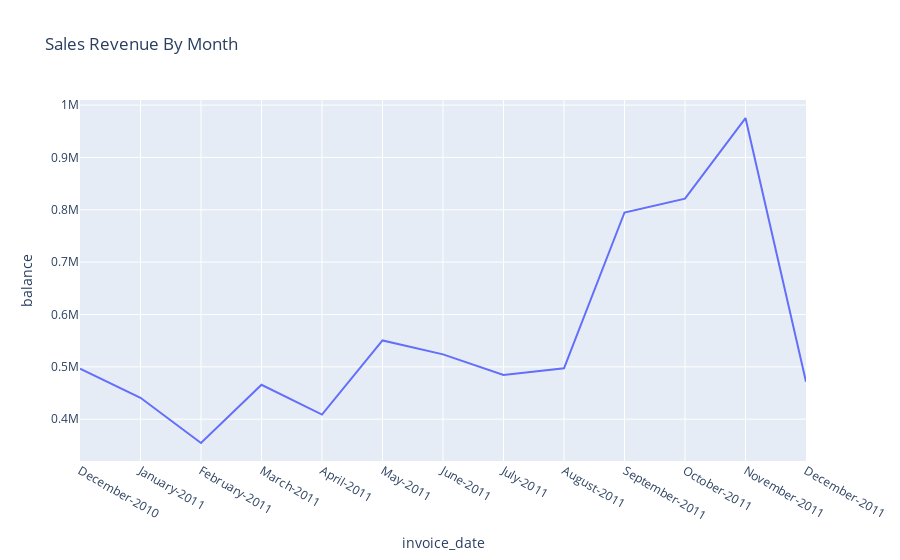

Here is the notebook cell this chart was saved with:
### Code cell
fig = px.line(monthly, x= 'invoice_date', y='balance', title='Sales Revenue By Month')

fig.show()

### Figure 1 — Plotly figure (JSON) as saved in the notebook; plotly's stock layout.template omitted (floating-point values rounded to 4 significant figures)
{"data": [{"hovertemplate": "invoice_date=%{x}<br>balance=%{y}<extra></extra>", "legendgroup": "", "line": {"color": "#636efa", "dash": "solid"}, "marker": {"symbol": "circle"}, "mode": "lines", "name": "", "orientation": "v", "showlegend": false, "type": "scatter", "x": ["December-2010", "January-2011", "February-2011", "March-2011", "April-2011", "May-2011", "June-2011", "July-2011", "August-2011", "September-2011", "October-2011", "November-2011", "December-2011"], "xaxis": "x", "y": [496500.0, 440900.0, 354600.0, 465800.0, 408700.0, 550400.0, 523800.0, 484500.0, 497200.0, 794800.0, 821200.0, 975300.0, 471400.0], "yaxis": "y"}], "layout": {"legend": {"tracegroupgap": 0}, "title": {"text": "Sales Revenue By Month"}, "xaxis": {"anchor": "y", "domain": [0, 1], "title": {"text": "invoice_date"}}, "yaxis": {"anchor": "x", "domain": [0, 1], "title": {"text": "balance"}}}}
